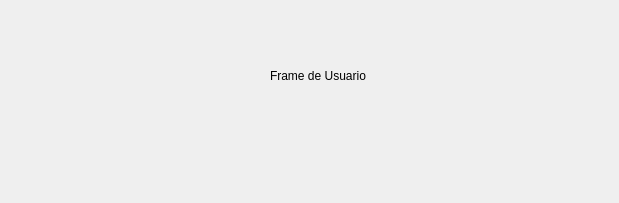
<?xml version="1.0" encoding="UTF-8"?>
<ui version="4.0">
 <class>Frame</class>
 <widget class="QFrame" name="Frame">
  <property name="geometry">
   <rect>
    <x>0</x>
    <y>0</y>
    <width>619</width>
    <height>203</height>
   </rect>
  </property>
  <property name="windowTitle">
   <string>Frame</string>
  </property>
  <widget class="QLabel" name="label">
   <property name="geometry">
    <rect>
     <x>270</x>
     <y>60</y>
     <width>101</width>
     <height>31</height>
    </rect>
   </property>
   <property name="text">
    <string>Frame de Usuario</string>
   </property>
  </widget>
 </widget>
 <resources/>
 <connections/>
</ui>
